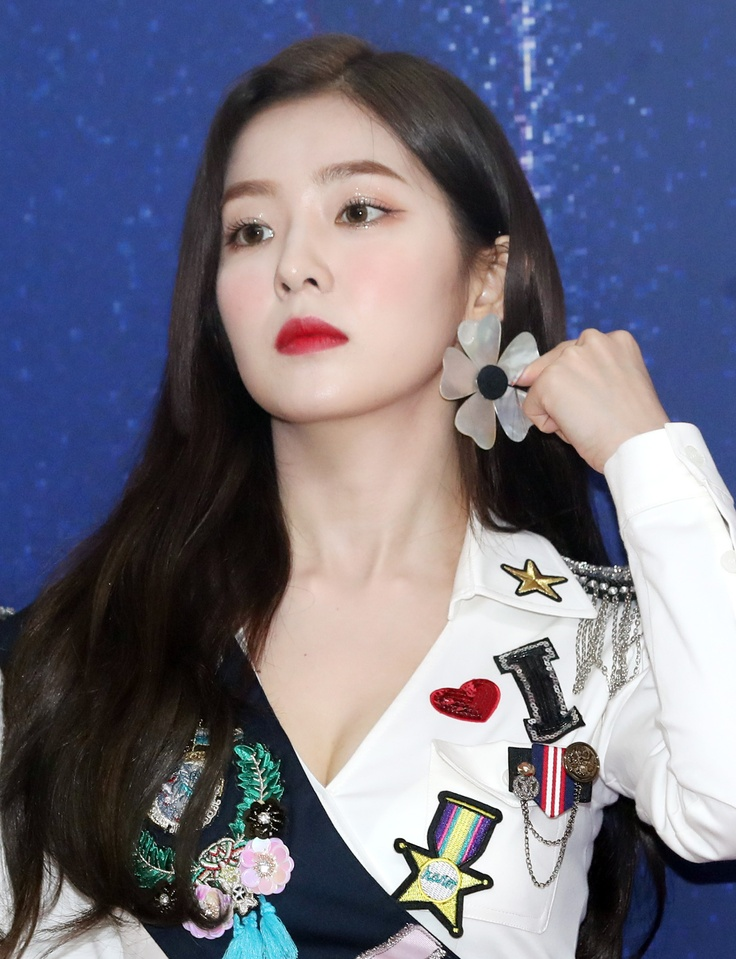
#> input picture irin.jpg, 736 x 959 px, shrunk from 1665 x 2169 before the run
$ python 06_move.py
#> lines starting #> are read from the running program, lines starting #| are printed output that depends on the picture
import cv2
import numpy as np

img = cv2.imread("irin.jpg")
#> img is the input picture: shape (959, 736, 3); mean B, G, R 127.3, 111.2, 111.8
r,c = img.shape[0:2]
#> r = 959; c = 736

M = np.float32([[1, 0, 100], [0, 1, 100]])

new_img = cv2.warpAffine(img, M, (c, r))
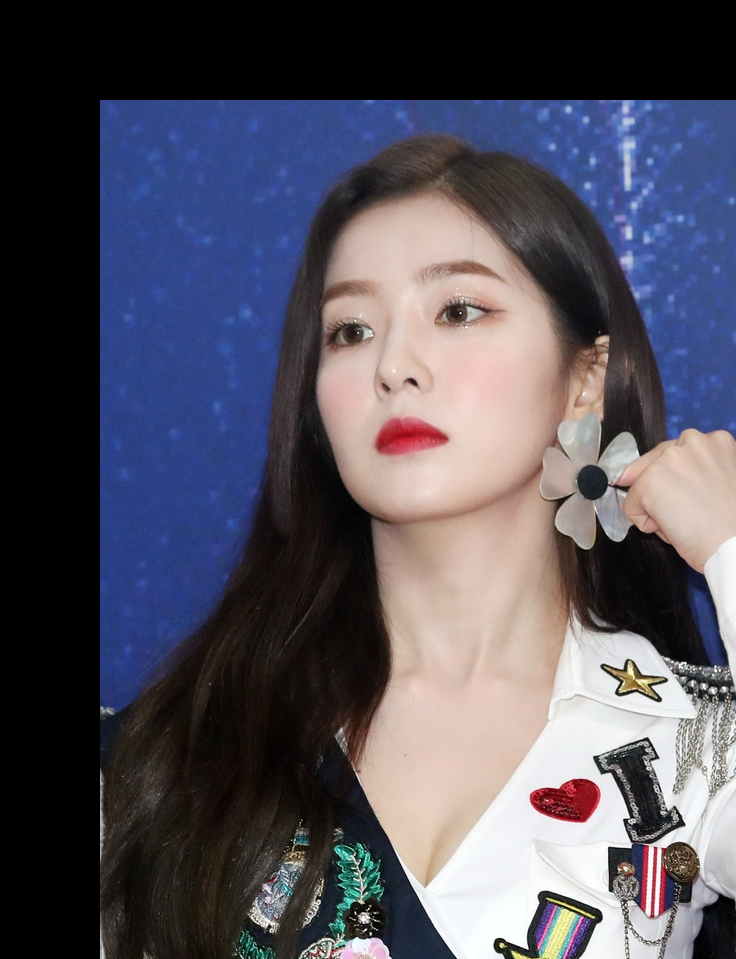
#> new_img: shape (959, 736, 3); mean B, G, R 92.7, 81, 83.5
cv2.imshow("image", new_img)
cv2.waitKey()
cv2.destroyAllWindows()
